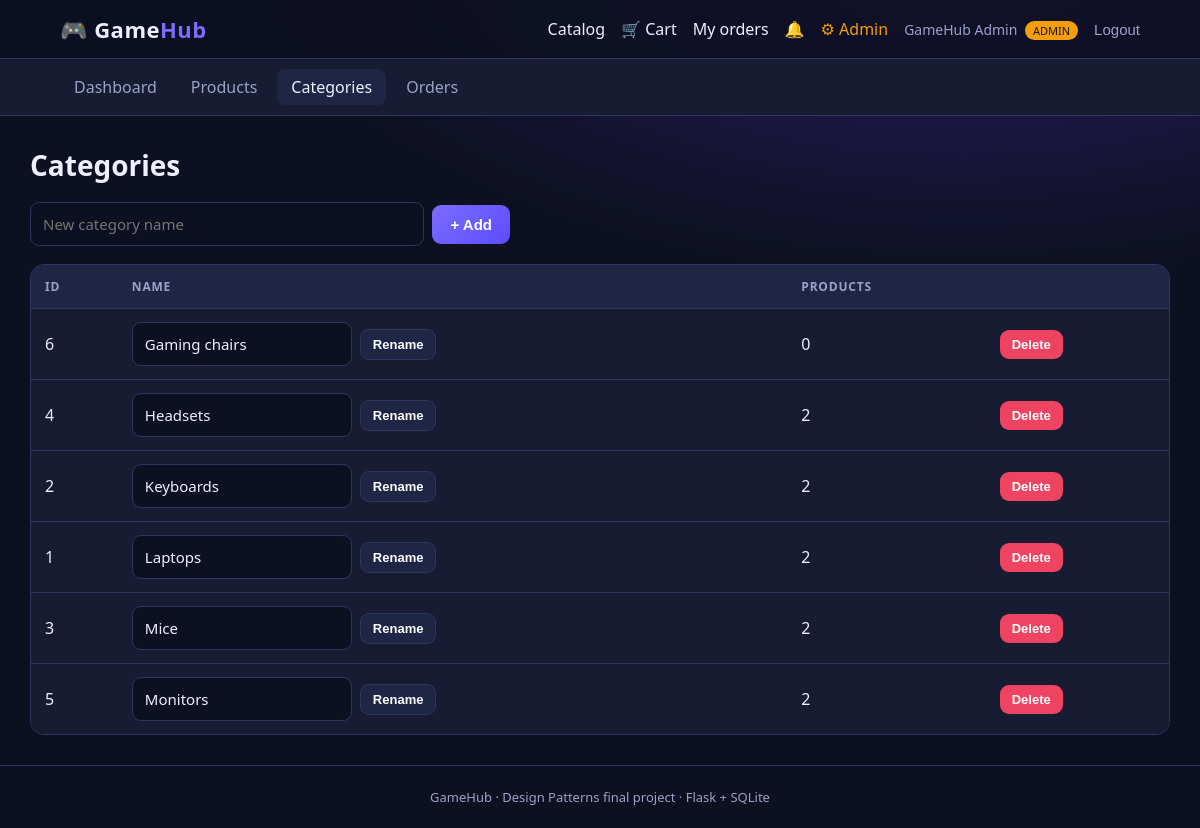
The app's page /admin/categories (signed in) with its own data.
### tables this page shows
CREATE TABLE users (
    id            INTEGER PRIMARY KEY AUTOINCREMENT,
    username      TEXT    NOT NULL UNIQUE,
    password_hash TEXT    NOT NULL,
    full_name     TEXT    NOT NULL,
    role          TEXT    NOT NULL DEFAULT 'customer' CHECK (role IN ('admin', 'customer')),
    created_at    TEXT    NOT NULL DEFAULT (datetime('now'))
);

CREATE TABLE categories (
    id   INTEGER PRIMARY KEY AUTOINCREMENT,
    name TEXT    NOT NULL UNIQUE
);

### controllers/admin_controller.py (the view, shortened to what this page needs)
@admin_bp.route("/categories", methods=["GET", "POST"])
@admin_required
def categories():
    return render_template("admin/categories.html", categories=catalog.get_categories())

### controllers/helpers.py (called while the page is built)
def current_user():
    user_id = session.get("user_id")
    return UserRepository().get(user_id) if user_id else None

def admin_required(view):
    @wraps(view)
    def wrapper(*args, **kwargs):
        user = current_user()
        if user is None:
            return redirect(url_for("auth.login", next=request.path))
        if not user.is_admin:
            abort(403, description="Only administrators can open this page.")
        return view(*args, **kwargs)
    return wrapper

### models/entities.py (called while the page is built)
    @property
    def is_admin(self) -> bool:
        return self.role == "admin"

### patterns/singleton_database.py (called while the page is built)
    def __new__(cls, db_path=None):
        if cls._instance is None:
            with cls._lock:
                if cls._instance is None:
                    instance = super().__new__(cls)
                    instance.db_path = str(db_path or BASE_DIR / "gamehub.db")
                    cls._instance = instance
        return cls._instance

    def connect(self) -> sqlite3.Connection:
        conn = sqlite3.connect(self.db_path)
        conn.row_factory = sqlite3.Row
        conn.execute("PRAGMA foreign_keys = ON")
        return conn

    @contextmanager
    def transaction(self):
        conn = self.connect()
        try:
            yield conn
            conn.commit()
        except Exception:
            conn.rollback()
            raise
        finally:
            conn.close()

### repositories/repositories.py (called while the page is built)
    @property
    def db(self) -> Database:
        return self._db or Database()

    @staticmethod
    def _to_model(row):
        return User(row["id"], row["username"], row["full_name"], row["role"], row["password_hash"])

    def get(self, user_id):
        with self.db.transaction() as conn:
            row = conn.execute("SELECT * FROM users WHERE id = ?", (user_id,)).fetchone()
        return self._to_model(row) if row else None

    def get_all(self):
        with self.db.transaction() as conn:
            rows = conn.execute(
                """SELECT c.id, c.name, COUNT(p.id) AS product_count
                   FROM categories c LEFT JOIN products p ON p.category_id = c.id
                   GROUP BY c.id ORDER BY c.name"""
            ).fetchall()
        return [Category(r["id"], r["name"], r["product_count"]) for r in rows]

    def unread_count(self, user_id):
        with self.db.transaction() as conn:
            return conn.execute("SELECT COUNT(*) FROM notifications WHERE user_id = ? AND is_read = 0",
                                (user_id,)).fetchone()[0]

### templates/admin/categories.html (shortened to what this page needs)
{% extends "base.html" %}
{% block content %}
<h1>Categories</h1>
<form method="POST" class="row add-row">
    <input name="name" placeholder="New category name" maxlength="50" required>
    <button class="btn">+ Add</button>
</form>
<div class="table-wrap">
<table>
    <thead><tr><th>ID</th><th>Name</th><th>Products</th><th></th></tr></thead>
    <tbody>
    {% for c in categories %}
    <tr>
        <td>{{ c.id }}</td>
        <td>
            <form method="POST" action="{{ url_for('admin.edit_category', category_id=c.id) }}" class="row">
                <input name="name" value="{{ c.name }}" maxlength="50" required>
                <button class="btn ghost small">Rename</button>
            </form>
        </td>
        <td>{{ c.product_count }}</td>
        <td>
            <form method="POST" action="{{ url_for('admin.delete_category', category_id=c.id) }}" onsubmit="return confirm('Delete category?');">
                <button class="btn danger small">Delete</button>
            </form>
        </td>
    </tr>
    {% endfor %}
    </tbody>
</table>
</div>
{% endblock %}

### templates/base.html (shortened to what this page needs)
<!DOCTYPE html>
<html lang="en">
<head>
    <link rel="stylesheet" href="{{ url_for('static', filename='style.css') }}">
</head>
<body>
<header class="topbar">
    <a class="logo" href="{{ url_for('shop.catalog') }}">🎮 Game<span>Hub</span></a>
    <nav>
        <a href="{{ url_for('shop.catalog') }}">Catalog</a>
        <a href="{{ url_for('shop.view_cart') }}" class="pill-link">🛒 Cart{% if cart_count %} <span class="count">{{ cart_count }}</span>{% endif %}</a>
        {% if user %}
            <a href="{{ url_for('orders.my_orders') }}">My orders</a>
            <a href="{{ url_for('orders.inbox') }}" class="pill-link">🔔{% if unread %} <span class="count hot">{{ unread }}</span>{% endif %}</a>
            {% if user.is_admin %}<a href="{{ url_for('admin.dashboard') }}" class="admin-link">⚙ Admin</a>{% endif %}
            <span class="user">{{ user.full_name }} <span class="role {{ user.role }}">{{ user.role }}</span></span>
            <form method="POST" action="{{ url_for('auth.logout') }}" class="inline">
                <button class="link-btn">Logout</button>
            </form>
        {% else %}
            <a href="{{ url_for('auth.login') }}">Login</a>
            <a href="{{ url_for('auth.register') }}" class="btn small">Sign up</a>
        {% endif %}
    </nav>
</header>
{% if user and user.is_admin and request.blueprint == 'admin' %}
<div class="subnav">
    <a href="{{ url_for('admin.dashboard') }}" class="{{ 'on' if request.endpoint == 'admin.dashboard' }}">Dashboard</a>
    <a href="{{ url_for('admin.products') }}" class="{{ 'on' if 'product' in request.endpoint }}">Products</a>
    <a href="{{ url_for('admin.categories') }}" class="{{ 'on' if 'categor' in request.endpoint }}">Categories</a>
    <a href="{{ url_for('admin.orders') }}" class="{{ 'on' if 'order' in request.endpoint }}">Orders</a>
</div>
{% endif %}
<main class="container">
    {% block content %}{% endblock %}
</main>
<footer>GameHub · Design Patterns final project · Flask + SQLite</footer>
</body>
</html>

### static/style.css (style rules this page uses)
:root { --bg: #0d1020; --surface: #171c33; --surface-2: #1f2645; --border: #2d3660; --text: #eef0ff; --muted: #9aa3c7; --accent: #7c6cff; --accent-2: #22d3ee; --success: #22c55e; --warning: #f59e0b; --danger: #ef4461; --radius: 14px; }
* { box-sizing: border-box; }
body { margin: 0; font-family: "Segoe UI", Inter, Arial, sans-serif; background: radial-gradient(1200px 600px at 80% -10%, #2a1f6b 0%, transparent 60%), var(--bg); color: var(--text); min-height: 100vh; display: flex; flex-direction: column; }
a { color: var(--accent-2); text-decoration: none; }
h1 { font-size: 28px; margin: 0 0 18px; }
.topbar { position: sticky; top: 0; z-index: 10; display: flex; justify-content: space-between; align-items: center; flex-wrap: wrap; gap: 12px; padding: 14px 5%; background: rgba(13, 16, 32, 0.85); backdrop-filter: blur(8px); border-bottom: 1px solid var(--border); }
.logo { font-size: 22px; font-weight: 800; color: var(--text); letter-spacing: .5px; }
.logo span { color: var(--accent); }
nav { display: flex; align-items: center; gap: 16px; flex-wrap: wrap; }
nav a { color: var(--text); }
.admin-link { color: var(--warning) !important; }
.user { color: var(--muted); font-size: 14px; }
.role { font-size: 11px; padding: 2px 8px; border-radius: 10px; margin-left: 4px; text-transform: uppercase; }
.role.admin { background: var(--warning); color: #1a1200; }
.link-btn { background: none; border: none; color: var(--muted); cursor: pointer; font-size: 15px; padding: 0; }
.subnav { display: flex; gap: 6px; padding: 10px 5%; background: var(--surface); border-bottom: 1px solid var(--border); }
.subnav a { padding: 7px 14px; border-radius: 8px; color: var(--muted); }
.subnav a.on, .subnav a:hover { background: var(--surface-2); color: var(--text); text-decoration: none; }
.container { width: 100%; max-width: 1180px; margin: 30px auto; padding: 0 20px; flex: 1; }
footer { text-align: center; color: var(--muted); font-size: 13px; padding: 22px; border-top: 1px solid var(--border); }
.small { font-size: 13px; }
.row { display: flex; gap: 8px; align-items: center; }
.inline { display: inline; }
form { margin: 0; }
input, select, textarea { width: 100%; padding: 11px 12px; font-size: 15px; font-family: inherit; border-radius: 9px; border: 1px solid var(--border); background: var(--bg); color: var(--text); }
.add-row { max-width: 480px; margin-bottom: 18px; }
.btn { display: inline-block; border: none; cursor: pointer; font-size: 15px; font-weight: 600; padding: 11px 18px; border-radius: 9px; color: white; background: linear-gradient(135deg, var(--accent), #5b4dff); white-space: nowrap; }
.btn.small { padding: 7px 12px; font-size: 13px; }
.btn.ghost { background: var(--surface-2); border: 1px solid var(--border); }
.btn.danger { background: var(--danger); }
.table-wrap { overflow-x: auto; border-radius: var(--radius); border: 1px solid var(--border); }
table { width: 100%; border-collapse: collapse; background: var(--surface); }
th, td { padding: 13px 14px; text-align: left; border-bottom: 1px solid var(--border); vertical-align: middle; }
th { background: var(--surface-2); color: var(--muted); font-size: 12px; text-transform: uppercase; letter-spacing: .8px; }
tbody tr:last-child td { border-bottom: none; }
td .row input { max-width: 220px; }

### records on screen
users: full_name "GameHub Admin", role "ADMIN"
categories: id "6", name "Gaming chairs", product_count "0"
categories: id "4", name "Headsets", product_count "2"
categories: id "2", name "Keyboards", product_count "2"
categories: id "1", name "Laptops", product_count "2"
categories: id "3", name "Mice", product_count "2"
categories: id "5", name "Monitors", product_count "2"
